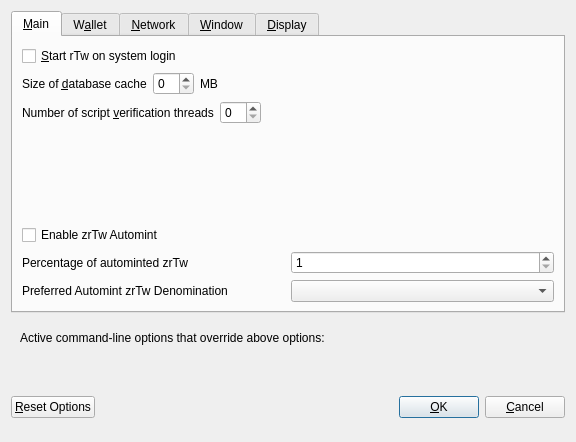
<?xml version="1.0" encoding="UTF-8"?>
<ui version="4.0">
 <class>OptionsDialog</class>
 <widget class="QDialog" name="OptionsDialog">
  <property name="geometry">
   <rect>
    <x>0</x>
    <y>0</y>
    <width>576</width>
    <height>442</height>
   </rect>
  </property>
  <property name="windowTitle">
   <string>Options</string>
  </property>
  <property name="modal">
   <bool>true</bool>
  </property>
  <layout class="QVBoxLayout" name="verticalLayout">
   <item>
    <widget class="QTabWidget" name="tabWidget">
     <property name="currentIndex">
      <number>0</number>
     </property>
     <widget class="QWidget" name="tabMain">
      <attribute name="title">
       <string>&amp;Main</string>
      </attribute>
      <layout class="QVBoxLayout" name="verticalLayout_Main">
       <item>
        <widget class="QCheckBox" name="MuBdIAtStartup">
         <property name="toolTip">
          <string>Automatically start rTw after logging in to the system.</string>
         </property>
         <property name="text">
          <string>&amp;Start rTw on system login</string>
         </property>
        </widget>
       </item>
       <item>
        <layout class="QHBoxLayout" name="horizontalLayout_2_Main">
         <item>
          <widget class="QLabel" name="databaseCacheLabel">
           <property name="text">
            <string>Size of &amp;database cache</string>
           </property>
           <property name="textFormat">
            <enum>Qt::PlainText</enum>
           </property>
           <property name="buddy">
            <cstring>databaseCache</cstring>
           </property>
          </widget>
         </item>
         <item>
          <widget class="QSpinBox" name="databaseCache"/>
         </item>
         <item>
          <widget class="QLabel" name="databaseCacheUnitLabel">
           <property name="text">
            <string>MB</string>
           </property>
           <property name="textFormat">
            <enum>Qt::PlainText</enum>
           </property>
          </widget>
         </item>
         <item>
          <spacer name="horizontalSpacer_2_Main">
           <property name="orientation">
            <enum>Qt::Horizontal</enum>
           </property>
           <property name="sizeHint" stdset="0">
            <size>
             <width>40</width>
             <height>20</height>
            </size>
           </property>
          </spacer>
         </item>
        </layout>
       </item>
       <item>
        <layout class="QHBoxLayout" name="horizontalLayout_3_Main">
         <item>
          <widget class="QLabel" name="threadsScriptVerifLabel">
           <property name="text">
            <string>Number of script &amp;verification threads</string>
           </property>
           <property name="textFormat">
            <enum>Qt::PlainText</enum>
           </property>
           <property name="buddy">
            <cstring>threadsScriptVerif</cstring>
           </property>
          </widget>
         </item>
         <item>
          <widget class="QSpinBox" name="threadsScriptVerif">
           <property name="toolTip">
            <string>(0 = auto, &lt;0 = leave that many cores free)</string>
           </property>
          </widget>
         </item>
         <item>
          <spacer name="horizontalSpacer_3_Main">
           <property name="orientation">
            <enum>Qt::Horizontal</enum>
           </property>
           <property name="sizeHint" stdset="0">
            <size>
             <width>40</width>
             <height>20</height>
            </size>
           </property>
          </spacer>
         </item>
        </layout>
       </item>
       <item>
        <spacer name="verticalSpacer_2">
         <property name="orientation">
          <enum>Qt::Vertical</enum>
         </property>
         <property name="sizeHint" stdset="0">
          <size>
           <width>20</width>
           <height>40</height>
          </size>
         </property>
        </spacer>
       </item>
       <item>
        <widget class="QCheckBox" name="checkBoxZeromintEnable">
         <property name="toolTip">
          <string>Enable automatic minting of rTw units to zrTw</string>
         </property>
         <property name="layoutDirection">
          <enum>Qt::LeftToRight</enum>
         </property>
         <property name="text">
          <string>Enable zrTw Automint</string>
         </property>
        </widget>
       </item>
       <item>
        <layout class="QHBoxLayout" name="horizontalLayout_3">
         <item>
          <widget class="QLabel" name="percentage_label">
           <property name="toolTip">
            <string>Percentage of incoming rTw which get automatically converted to zrTw via Zerocoin Protocol (min: 10%)</string>
           </property>
           <property name="text">
            <string>Percentage of autominted zrTw</string>
           </property>
          </widget>
         </item>
         <item>
          <widget class="QSpinBox" name="zeromintPercentage">
           <property name="minimum">
            <number>1</number>
           </property>
           <property name="maximum">
            <number>100</number>
           </property>
          </widget>
         </item>
        </layout>
       </item>
       <item>
        <layout class="QHBoxLayout" name="horizontalLayout" stretch="0,0">
         <property name="sizeConstraint">
          <enum>QLayout::SetFixedSize</enum>
         </property>
         <item>
          <widget class="QLabel" name="labelPreferredDenom">
           <property name="maximumSize">
            <size>
             <width>16777215</width>
             <height>16777215</height>
            </size>
           </property>
           <property name="toolTip">
            <string>Wait with automatic conversion to Zerocoin until enough rTw for this denomination is available</string>
           </property>
           <property name="text">
            <string>Preferred Automint zrTw Denomination</string>
           </property>
          </widget>
         </item>
         <item>
          <widget class="QComboBox" name="preferredDenom">
           <property name="maximumSize">
            <size>
             <width>16777215</width>
             <height>27</height>
            </size>
           </property>
           <property name="toolTip">
            <string>Wait with automatic conversion to Zerocoin until enough rTw for this denomination is available</string>
           </property>
           <property name="maxVisibleItems">
            <number>9</number>
           </property>
           <property name="maxCount">
            <number>9</number>
           </property>
          </widget>
         </item>
        </layout>
       </item>
      </layout>
     </widget>
     <widget class="QWidget" name="tabWallet">
      <attribute name="title">
       <string>W&amp;allet</string>
      </attribute>
      <layout class="QVBoxLayout" name="verticalLayout_Wallet">
       <item>
        <layout class="QHBoxLayout" name="horizontalLayout_2_Wallet">
         <item>
          <widget class="QLabel" name="labelStakeSplitThresholdText">
           <property name="text">
            <string>Stake split threshold:</string>
           </property>
          </widget>
         </item>
         <item>
          <widget class="QSpinBox" name="spinBoxStakeSplitThreshold">
           <property name="minimum">
            <number>1</number>
           </property>
           <property name="maximum">
            <number>999999</number>
           </property>
          </widget>
         </item>
        </layout>
       </item>
       <item>
        <widget class="QGroupBox" name="groupBox">
         <property name="title">
          <string>Expert</string>
         </property>
         <layout class="QVBoxLayout" name="verticalLayout_2">
          <item>
           <widget class="QCheckBox" name="coinControlFeatures">
            <property name="toolTip">
             <string>Whether to show coin control features or not.</string>
            </property>
            <property name="text">
             <string>Enable coin &amp;control features</string>
            </property>
           </widget>
          </item>
          <item>
           <widget class="QCheckBox" name="showMasternodesTab">
            <property name="toolTip">
             <string>Show additional tab listing all your masternodes in first sub-tab&lt;br/&gt;and all masternodes on the network in second sub-tab.</string>
            </property>
            <property name="text">
             <string>Show Masternodes Tab</string>
            </property>
           </widget>
          </item>
          <item>
           <widget class="QCheckBox" name="spendZeroConfChange">
            <property name="toolTip">
             <string>If you disable the spending of unconfirmed change, the change from a transaction&lt;br/&gt;cannot be used until that transaction has at least one confirmation.&lt;br/&gt;This also affects how your balance is computed.</string>
            </property>
            <property name="text">
             <string>&amp;Spend unconfirmed change</string>
            </property>
           </widget>
          </item>
         </layout>
        </widget>
       </item>
       <item>
        <spacer name="verticalSpacer_Wallet">
         <property name="orientation">
          <enum>Qt::Vertical</enum>
         </property>
         <property name="sizeHint" stdset="0">
          <size>
           <width>20</width>
           <height>40</height>
          </size>
         </property>
        </spacer>
       </item>
      </layout>
     </widget>
     <widget class="QWidget" name="tabNetwork">
      <attribute name="title">
       <string>&amp;Network</string>
      </attribute>
      <layout class="QVBoxLayout" name="verticalLayout_Network">
       <item>
        <widget class="QCheckBox" name="mapPortUpnp">
         <property name="toolTip">
          <string>Automatically open the rTw client port on the router. This only works when your router supports UPnP and it is enabled.</string>
         </property>
         <property name="text">
          <string>Map port using &amp;UPnP</string>
         </property>
        </widget>
       </item>
       <item>
        <widget class="QCheckBox" name="allowIncoming">
         <property name="toolTip">
          <string>Accept connections from outside</string>
         </property>
         <property name="text">
          <string>Allow incoming connections</string>
         </property>
        </widget>
       </item>
       <item>
        <widget class="QCheckBox" name="connectSocks">
         <property name="toolTip">
          <string>Connect to the MuBdI network through a SOCKS5 proxy.</string>
         </property>
         <property name="text">
          <string>&amp;Connect through SOCKS5 proxy (default proxy):</string>
         </property>
        </widget>
       </item>
       <item>
        <layout class="QHBoxLayout" name="horizontalLayout_1_Network">
         <item>
          <widget class="QLabel" name="proxyIpLabel">
           <property name="text">
            <string>Proxy &amp;IP:</string>
           </property>
           <property name="textFormat">
            <enum>Qt::PlainText</enum>
           </property>
           <property name="buddy">
            <cstring>proxyIp</cstring>
           </property>
          </widget>
         </item>
         <item>
          <widget class="QValidatedLineEdit" name="proxyIp">
           <property name="minimumSize">
            <size>
             <width>140</width>
             <height>0</height>
            </size>
           </property>
           <property name="maximumSize">
            <size>
             <width>140</width>
             <height>16777215</height>
            </size>
           </property>
           <property name="toolTip">
            <string>IP address of the proxy (e.g. IPv4: 127.0.0.1 / IPv6: ::1)</string>
           </property>
          </widget>
         </item>
         <item>
          <widget class="QLabel" name="proxyPortLabel">
           <property name="text">
            <string>&amp;Port:</string>
           </property>
           <property name="textFormat">
            <enum>Qt::PlainText</enum>
           </property>
           <property name="buddy">
            <cstring>proxyPort</cstring>
           </property>
          </widget>
         </item>
         <item>
          <widget class="QLineEdit" name="proxyPort">
           <property name="minimumSize">
            <size>
             <width>55</width>
             <height>0</height>
            </size>
           </property>
           <property name="maximumSize">
            <size>
             <width>55</width>
             <height>16777215</height>
            </size>
           </property>
           <property name="toolTip">
            <string>Port of the proxy (e.g. 9050)</string>
           </property>
          </widget>
         </item>
         <item>
          <spacer name="horizontalSpacer_1_Network">
           <property name="orientation">
            <enum>Qt::Horizontal</enum>
           </property>
           <property name="sizeHint" stdset="0">
            <size>
             <width>40</width>
             <height>20</height>
            </size>
           </property>
          </spacer>
         </item>
        </layout>
       </item>
       <item>
        <spacer name="verticalSpacer_Network">
         <property name="orientation">
          <enum>Qt::Vertical</enum>
         </property>
         <property name="sizeHint" stdset="0">
          <size>
           <width>20</width>
           <height>40</height>
          </size>
         </property>
        </spacer>
       </item>
      </layout>
     </widget>
     <widget class="QWidget" name="tabWindow">
      <attribute name="title">
       <string>&amp;Window</string>
      </attribute>
      <layout class="QVBoxLayout" name="verticalLayout_Window">
       <item>
        <widget class="QCheckBox" name="minimizeToTray">
         <property name="toolTip">
          <string>Show only a tray icon after minimizing the window.</string>
         </property>
         <property name="text">
          <string>&amp;Minimize to the tray instead of the taskbar</string>
         </property>
        </widget>
       </item>
       <item>
        <widget class="QCheckBox" name="minimizeOnClose">
         <property name="toolTip">
          <string>Minimize instead of exit the application when the window is closed. When this option is enabled, the application will be closed only after selecting Quit in the menu.</string>
         </property>
         <property name="text">
          <string>M&amp;inimize on close</string>
         </property>
        </widget>
       </item>
       <item>
        <spacer name="verticalSpacer_Window">
         <property name="orientation">
          <enum>Qt::Vertical</enum>
         </property>
         <property name="sizeHint" stdset="0">
          <size>
           <width>20</width>
           <height>40</height>
          </size>
         </property>
        </spacer>
       </item>
      </layout>
     </widget>
     <widget class="QWidget" name="tabDisplay">
      <attribute name="title">
       <string>&amp;Display</string>
      </attribute>
      <layout class="QVBoxLayout" name="verticalLayout_Display">
       <item>
        <layout class="QHBoxLayout" name="horizontalLayout_1_Display">
         <item>
          <widget class="QLabel" name="langLabel">
           <property name="text">
            <string>User Interface &amp;language:</string>
           </property>
           <property name="textFormat">
            <enum>Qt::PlainText</enum>
           </property>
           <property name="buddy">
            <cstring>lang</cstring>
           </property>
          </widget>
         </item>
         <item>
          <widget class="QValueComboBox" name="lang">
           <property name="toolTip">
            <string>The user interface language can be set here. This setting will take effect after restarting rTw.</string>
           </property>
          </widget>
         </item>
        </layout>
       </item>
       <item>
        <widget class="QLabel" name="label_3">
         <property name="toolTip">
          <string notr="true"/>
         </property>
         <property name="statusTip">
          <string notr="true"/>
         </property>
         <property name="whatsThis">
          <string notr="true"/>
         </property>
         <property name="accessibleName">
          <string notr="true"/>
         </property>
         <property name="text">
          <string>Language missing or translation incomplete? Help contributing translations here:
https://www.transifex.com/mubdi-project/mubdi-project-translations</string>
         </property>
         <property name="wordWrap">
          <bool>true</bool>
         </property>
         <property name="openExternalLinks">
          <bool>true</bool>
         </property>
         <property name="textInteractionFlags">
          <set>Qt::TextBrowserInteraction</set>
         </property>
        </widget>
       </item>
       <item>
        <layout class="QHBoxLayout" name="horizontalLayout_4_Display" stretch="0,0">
         <item>
          <widget class="QLabel" name="themeLabel">
           <property name="text">
            <string>User Interface Theme:</string>
           </property>
          </widget>
         </item>
         <item>
          <widget class="QValueComboBox" name="theme"/>
         </item>
        </layout>
       </item>
       <item>
        <widget class="Line" name="line">
         <property name="orientation">
          <enum>Qt::Horizontal</enum>
         </property>
        </widget>
       </item>
       <item>
        <layout class="QHBoxLayout" name="horizontalLayout_2_Display">
         <item>
          <widget class="QLabel" name="unitLabel">
           <property name="text">
            <string>&amp;Unit to show amounts in:</string>
           </property>
           <property name="textFormat">
            <enum>Qt::PlainText</enum>
           </property>
           <property name="buddy">
            <cstring>unit</cstring>
           </property>
          </widget>
         </item>
         <item>
          <widget class="QValueComboBox" name="unit">
           <property name="toolTip">
            <string>Choose the default subdivision unit to show in the interface and when sending coins.</string>
           </property>
          </widget>
         </item>
        </layout>
       </item>
       <item>
        <layout class="QHBoxLayout" name="horizontalLayout_5_Display">
         <item>
          <widget class="QLabel" name="digitsLabel">
           <property name="text">
            <string>Decimal digits</string>
           </property>
          </widget>
         </item>
         <item>
          <widget class="QValueComboBox" name="digits"/>
         </item>
        </layout>
       </item>
       <item>
        <widget class="QCheckBox" name="checkBoxHideZeroBalances">
         <property name="toolTip">
          <string>Hide empty balances</string>
         </property>
         <property name="layoutDirection">
          <enum>Qt::LeftToRight</enum>
         </property>
         <property name="text">
          <string>Hide empty balances</string>
         </property>
        </widget>
       </item>
       <item>
        <layout class="QHBoxLayout" name="horizontalLayout_3_Display">
         <item>
          <widget class="QLabel" name="thirdPartyTxUrlsLabel">
           <property name="toolTip">
            <string>Third party URLs (e.g. a block explorer) that appear in the transactions tab as context menu items. %s in the URL is replaced by transaction hash. Multiple URLs are separated by vertical bar |.</string>
           </property>
           <property name="text">
            <string>Third party transaction URLs</string>
           </property>
           <property name="buddy">
            <cstring>thirdPartyTxUrls</cstring>
           </property>
          </widget>
         </item>
         <item>
          <widget class="QLineEdit" name="thirdPartyTxUrls">
           <property name="toolTip">
            <string>Third party URLs (e.g. a block explorer) that appear in the transactions tab as context menu items. %s in the URL is replaced by transaction hash. Multiple URLs are separated by vertical bar |.</string>
           </property>
          </widget>
         </item>
        </layout>
       </item>
       <item>
        <spacer name="verticalSpacer">
         <property name="orientation">
          <enum>Qt::Vertical</enum>
         </property>
         <property name="sizeHint" stdset="0">
          <size>
           <width>20</width>
           <height>40</height>
          </size>
         </property>
        </spacer>
       </item>
      </layout>
     </widget>
    </widget>
   </item>
   <item>
    <widget class="QFrame" name="frame">
     <layout class="QVBoxLayout" name="verticalLayout_Bottom">
      <item>
       <layout class="QHBoxLayout" name="horizontalLayout_Bottom">
        <item>
         <widget class="QLabel" name="overriddenByCommandLineInfoLabel">
          <property name="text">
           <string>Active command-line options that override above options:</string>
          </property>
          <property name="textFormat">
           <enum>Qt::PlainText</enum>
          </property>
         </widget>
        </item>
        <item>
         <spacer name="horizontalSpacer_Bottom">
          <property name="orientation">
           <enum>Qt::Horizontal</enum>
          </property>
          <property name="sizeHint" stdset="0">
           <size>
            <width>40</width>
            <height>20</height>
           </size>
          </property>
         </spacer>
        </item>
       </layout>
      </item>
      <item>
       <widget class="QLabel" name="overriddenByCommandLineLabel">
        <property name="text">
         <string/>
        </property>
        <property name="textFormat">
         <enum>Qt::PlainText</enum>
        </property>
        <property name="wordWrap">
         <bool>true</bool>
        </property>
       </widget>
      </item>
     </layout>
    </widget>
   </item>
   <item>
    <layout class="QHBoxLayout" name="horizontalLayout_Buttons">
     <item>
      <widget class="QPushButton" name="resetButton">
       <property name="toolTip">
        <string>Reset all client options to default.</string>
       </property>
       <property name="text">
        <string>&amp;Reset Options</string>
       </property>
       <property name="autoDefault">
        <bool>false</bool>
       </property>
      </widget>
     </item>
     <item>
      <spacer name="horizontalSpacer_1">
       <property name="orientation">
        <enum>Qt::Horizontal</enum>
       </property>
       <property name="sizeHint" stdset="0">
        <size>
         <width>40</width>
         <height>48</height>
        </size>
       </property>
      </spacer>
     </item>
     <item>
      <widget class="QLabel" name="statusLabel">
       <property name="minimumSize">
        <size>
         <width>200</width>
         <height>0</height>
        </size>
       </property>
       <property name="font">
        <font>
         <weight>75</weight>
         <bold>true</bold>
        </font>
       </property>
       <property name="text">
        <string/>
       </property>
       <property name="textFormat">
        <enum>Qt::PlainText</enum>
       </property>
       <property name="wordWrap">
        <bool>true</bool>
       </property>
      </widget>
     </item>
     <item>
      <spacer name="horizontalSpacer_2">
       <property name="orientation">
        <enum>Qt::Horizontal</enum>
       </property>
       <property name="sizeHint" stdset="0">
        <size>
         <width>40</width>
         <height>48</height>
        </size>
       </property>
      </spacer>
     </item>
     <item>
      <widget class="QPushButton" name="okButton">
       <property name="text">
        <string>&amp;OK</string>
       </property>
       <property name="autoDefault">
        <bool>false</bool>
       </property>
       <property name="default">
        <bool>true</bool>
       </property>
      </widget>
     </item>
     <item>
      <widget class="QPushButton" name="cancelButton">
       <property name="text">
        <string>&amp;Cancel</string>
       </property>
       <property name="autoDefault">
        <bool>false</bool>
       </property>
      </widget>
     </item>
    </layout>
   </item>
  </layout>
 </widget>
 <customwidgets>
  <customwidget>
   <class>QValidatedLineEdit</class>
   <extends>QLineEdit</extends>
   <header>qvalidatedlineedit.h</header>
  </customwidget>
  <customwidget>
   <class>QValueComboBox</class>
   <extends>QComboBox</extends>
   <header>qvaluecombobox.h</header>
  </customwidget>
 </customwidgets>
 <resources/>
 <connections/>
</ui>
